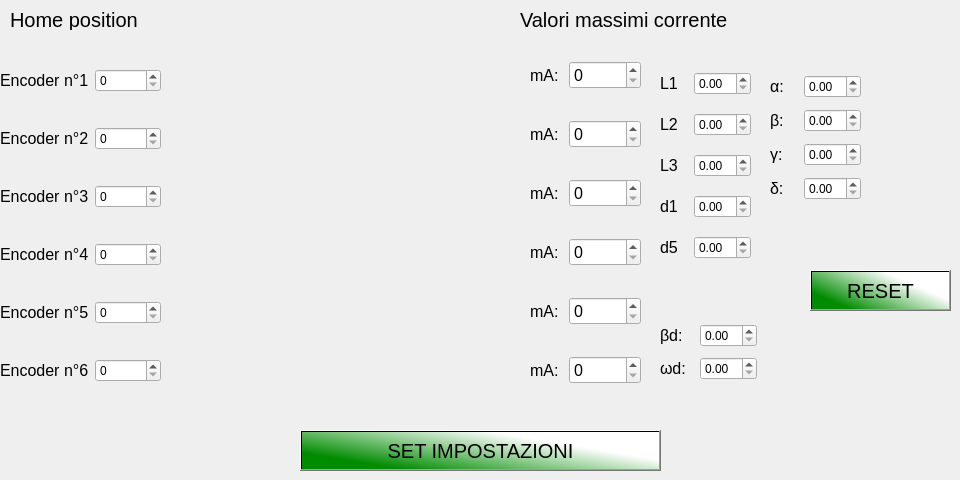
    <widget class="QWidget" name="Setup">
     <attribute name="title">
      <string>Setup</string>
     </attribute>
     <widget class="QPushButton" name="Home">
      <property name="geometry">
       <rect>
        <x>300</x>
        <y>430</y>
        <width>361</width>
        <height>41</height>
       </rect>
      </property>
      <property name="font">
       <font>
        <pointsize>15</pointsize>
       </font>
      </property>
      <property name="styleSheet">
       <string notr="true">background-color: qlineargradient(spread:pad, x1:0.0246305, y1:0.602273, x2:1, y2:0, stop:0 rgba(0, 139, 0, 255), stop:0.655172 rgba(255, 255, 255, 255));</string>
      </property>
      <property name="text">
       <string>SET IMPOSTAZIONI</string>
      </property>
     </widget>
     <widget class="QLabel" name="Passi_encoder_scritta_2">
      <property name="geometry">
       <rect>
        <x>10</x>
        <y>10</y>
        <width>131</width>
        <height>20</height>
       </rect>
      </property>
      <property name="font">
       <font>
        <pointsize>15</pointsize>
       </font>
      </property>
      <property name="text">
       <string>Home position</string>
      </property>
     </widget>
     <widget class="QWidget" name="layoutWidget">
      <property name="geometry">
       <rect>
        <x>770</x>
        <y>70</y>
        <width>91</width>
        <height>136</height>
       </rect>
      </property>
      <layout class="QVBoxLayout" name="verticalLayout">
       <item>
        <layout class="QHBoxLayout" name="horizontalLayout_10">
         <item>
          <widget class="QLabel" name="alpha_6">
           <property name="font">
            <font>
             <pointsize>12</pointsize>
            </font>
           </property>
           <property name="text">
            <string>α:</string>
           </property>
          </widget>
         </item>
         <item>
          <widget class="QDoubleSpinBox" name="alphaValue"/>
         </item>
        </layout>
       </item>
       <item>
        <layout class="QHBoxLayout" name="horizontalLayout_11">
         <item>
          <widget class="QLabel" name="beta_4">
           <property name="font">
            <font>
             <pointsize>12</pointsize>
            </font>
           </property>
           <property name="text">
            <string>β:</string>
           </property>
          </widget>
         </item>
         <item>
          <widget class="QDoubleSpinBox" name="betaValue"/>
         </item>
        </layout>
       </item>
       <item>
        <layout class="QHBoxLayout" name="horizontalLayout_12">
         <item>
          <widget class="QLabel" name="gamma_3">
           <property name="font">
            <font>
             <pointsize>12</pointsize>
            </font>
           </property>
           <property name="text">
            <string>γ:</string>
           </property>
          </widget>
         </item>
         <item>
          <widget class="QDoubleSpinBox" name="gammaValue"/>
         </item>
        </layout>
       </item>
       <item>
        <layout class="QHBoxLayout" name="horizontalLayout_13">
         <item>
          <widget class="QLabel" name="delta_3">
           <property name="font">
            <font>
             <pointsize>12</pointsize>
            </font>
           </property>
           <property name="text">
            <string>δ:</string>
           </property>
          </widget>
         </item>
         <item>
          <widget class="QDoubleSpinBox" name="deltaValue"/>
         </item>
        </layout>
       </item>
      </layout>
     </widget>
     <widget class="QWidget" name="layoutWidget_6">
      <property name="geometry">
       <rect>
        <x>530</x>
        <y>40</y>
        <width>111</width>
        <height>371</height>
       </rect>
      </property>
      <property name="font">
       <font>
        <pointsize>15</pointsize>
       </font>
      </property>
      <layout class="QVBoxLayout" name="VmADir_3">
       <property name="spacing">
        <number>10</number>
       </property>
       <item>
        <layout class="QHBoxLayout" name="horizontalLayout_67">
         <item>
          <widget class="QLabel" name="maxCor1">
           <property name="enabled">
            <bool>true</bool>
           </property>
           <property name="sizePolicy">
            <sizepolicy hsizetype="Fixed" vsizetype="Preferred">
             <horstretch>0</horstretch>
             <verstretch>0</verstretch>
            </sizepolicy>
           </property>
           <property name="font">
            <font>
             <pointsize>12</pointsize>
            </font>
           </property>
           <property name="text">
            <string>mA:</string>
           </property>
          </widget>
         </item>
         <item>
          <widget class="QSpinBox" name="maxCor1Val">
           <property name="font">
            <font>
             <pointsize>12</pointsize>
            </font>
           </property>
          </widget>
         </item>
        </layout>
       </item>
       <item>
        <layout class="QHBoxLayout" name="horizontalLayout_68">
         <item>
          <widget class="QLabel" name="maxCor2">
           <property name="enabled">
            <bool>true</bool>
           </property>
           <property name="sizePolicy">
            <sizepolicy hsizetype="Fixed" vsizetype="Preferred">
             <horstretch>0</horstretch>
             <verstretch>0</verstretch>
            </sizepolicy>
           </property>
           <property name="font">
            <font>
             <pointsize>12</pointsize>
            </font>
           </property>
           <property name="text">
            <string>mA:</string>
           </property>
          </widget>
         </item>
         <item>
          <widget class="QSpinBox" name="maxCor2Val">
           <property name="font">
            <font>
             <pointsize>12</pointsize>
            </font>
           </property>
          </widget>
         </item>
        </layout>
       </item>
       <item>
        <layout class="QHBoxLayout" name="horizontalLayout_69">
         <item>
          <widget class="QLabel" name="maxCor3">
           <property name="sizePolicy">
            <sizepolicy hsizetype="Fixed" vsizetype="Preferred">
             <horstretch>0</horstretch>
             <verstretch>0</verstretch>
            </sizepolicy>
           </property>
           <property name="font">
            <font>
             <pointsize>12</pointsize>
            </font>
           </property>
           <property name="text">
            <string>mA:</string>
           </property>
          </widget>
         </item>
         <item>
          <widget class="QSpinBox" name="maxCor3Val">
           <property name="font">
            <font>
             <pointsize>12</pointsize>
            </font>
           </property>
          </widget>
         </item>
        </layout>
       </item>
       <item>
        <layout class="QHBoxLayout" name="horizontalLayout_70">
         <item>
          <widget class="QLabel" name="maxCor4">
           <property name="sizePolicy">
            <sizepolicy hsizetype="Fixed" vsizetype="Preferred">
             <horstretch>0</horstretch>
             <verstretch>0</verstretch>
            </sizepolicy>
           </property>
           <property name="font">
            <font>
             <pointsize>12</pointsize>
            </font>
           </property>
           <property name="text">
            <string>mA:</string>
           </property>
          </widget>
         </item>
         <item>
          <widget class="QSpinBox" name="maxCor4Val">
           <property name="font">
            <font>
             <pointsize>12</pointsize>
            </font>
           </property>
          </widget>
         </item>
        </layout>
       </item>
       <item>
        <layout class="QHBoxLayout" name="horizontalLayout_71">
         <item>
          <widget class="QLabel" name="maxCor5">
           <property name="sizePolicy">
            <sizepolicy hsizetype="Fixed" vsizetype="Preferred">
             <horstretch>0</horstretch>
             <verstretch>0</verstretch>
            </sizepolicy>
           </property>
           <property name="font">
            <font>
             <pointsize>12</pointsize>
            </font>
           </property>
           <property name="text">
            <string>mA:</string>
           </property>
          </widget>
         </item>
         <item>
          <widget class="QSpinBox" name="maxCor5Val">
           <property name="font">
            <font>
             <pointsize>12</pointsize>
            </font>
           </property>
          </widget>
         </item>
        </layout>
       </item>
       <item>
        <layout class="QHBoxLayout" name="horizontalLayout_72">
         <item>
          <widget class="QLabel" name="maxCor6">
           <property name="sizePolicy">
            <sizepolicy hsizetype="Fixed" vsizetype="Preferred">
             <horstretch>0</horstretch>
             <verstretch>0</verstretch>
            </sizepolicy>
           </property>
           <property name="font">
            <font>
             <pointsize>12</pointsize>
            </font>
           </property>
           <property name="text">
            <string>mA:</string>
           </property>
          </widget>
         </item>
         <item>
          <widget class="QSpinBox" name="maxCor6Val">
           <property name="font">
            <font>
             <pointsize>12</pointsize>
            </font>
           </property>
          </widget>
         </item>
        </layout>
       </item>
      </layout>
     </widget>
     <widget class="QLabel" name="valMinScr_2">
      <property name="geometry">
       <rect>
        <x>520</x>
        <y>10</y>
        <width>211</width>
        <height>20</height>
       </rect>
      </property>
      <property name="font">
       <font>
        <pointsize>15</pointsize>
       </font>
      </property>
      <property name="text">
       <string>Valori massimi corrente</string>
      </property>
     </widget>
     <widget class="QWidget" name="layoutWidget">
      <property name="geometry">
       <rect>
        <x>0</x>
        <y>40</y>
        <width>161</width>
        <height>371</height>
       </rect>
      </property>
      <layout class="QVBoxLayout" name="verticalLayout_6">
       <item>
        <layout class="QHBoxLayout" name="horizontalLayout_43">
         <item>
          <widget class="QLabel" name="en1HP">
           <property name="sizePolicy">
            <sizepolicy hsizetype="Fixed" vsizetype="Preferred">
             <horstretch>0</horstretch>
             <verstretch>0</verstretch>
            </sizepolicy>
           </property>
           <property name="font">
            <font>
             <pointsize>12</pointsize>
            </font>
           </property>
           <property name="text">
            <string>Encoder n°1</string>
           </property>
          </widget>
         </item>
         <item>
          <widget class="QSpinBox" name="en1HPVal"/>
         </item>
        </layout>
       </item>
       <item>
        <layout class="QHBoxLayout" name="horizontalLayout_44">
         <item>
          <widget class="QLabel" name="en2HP">
           <property name="sizePolicy">
            <sizepolicy hsizetype="Fixed" vsizetype="Preferred">
             <horstretch>0</horstretch>
             <verstretch>0</verstretch>
            </sizepolicy>
           </property>
           <property name="font">
            <font>
             <pointsize>12</pointsize>
            </font>
           </property>
           <property name="text">
            <string>Encoder n°2</string>
           </property>
          </widget>
         </item>
         <item>
          <widget class="QSpinBox" name="en2HPVal"/>
         </item>
        </layout>
       </item>
       <item>
        <layout class="QHBoxLayout" name="horizontalLayout_45">
         <item>
          <widget class="QLabel" name="en3HP">
           <property name="sizePolicy">
            <sizepolicy hsizetype="Fixed" vsizetype="Preferred">
             <horstretch>0</horstretch>
             <verstretch>0</verstretch>
            </sizepolicy>
           </property>
           <property name="font">
            <font>
             <pointsize>12</pointsize>
            </font>
           </property>
           <property name="text">
            <string>Encoder n°3</string>
           </property>
          </widget>
         </item>
         <item>
          <widget class="QSpinBox" name="en3HPVal"/>
         </item>
        </layout>
       </item>
       <item>
        <layout class="QHBoxLayout" name="horizontalLayout_46">
         <item>
          <widget class="QLabel" name="en4HP">
           <property name="sizePolicy">
            <sizepolicy hsizetype="Fixed" vsizetype="Preferred">
             <horstretch>0</horstretch>
             <verstretch>0</verstretch>
            </sizepolicy>
           </property>
           <property name="font">
            <font>
             <pointsize>12</pointsize>
            </font>
           </property>
           <property name="text">
            <string>Encoder n°4</string>
           </property>
          </widget>
         </item>
         <item>
          <widget class="QSpinBox" name="en4HPVal"/>
         </item>
        </layout>
       </item>
       <item>
        <layout class="QHBoxLayout" name="horizontalLayout_47">
         <item>
          <widget class="QLabel" name="en5HP">
           <property name="sizePolicy">
            <sizepolicy hsizetype="Fixed" vsizetype="Preferred">
             <horstretch>0</horstretch>
             <verstretch>0</verstretch>
            </sizepolicy>
           </property>
           <property name="font">
            <font>
             <pointsize>12</pointsize>
            </font>
           </property>
           <property name="text">
            <string>Encoder n°5</string>
           </property>
          </widget>
         </item>
         <item>
          <widget class="QSpinBox" name="en5HPVal"/>
         </item>
        </layout>
       </item>
       <item>
        <layout class="QHBoxLayout" name="horizontalLayout_48">
         <item>
          <widget class="QLabel" name="en1HP_2">
           <property name="sizePolicy">
            <sizepolicy hsizetype="Fixed" vsizetype="Preferred">
             <horstretch>0</horstretch>
             <verstretch>0</verstretch>
            </sizepolicy>
           </property>
           <property name="font">
            <font>
             <pointsize>12</pointsize>
            </font>
           </property>
           <property name="text">
            <string>Encoder n°6</string>
           </property>
          </widget>
         </item>
         <item>
          <widget class="QSpinBox" name="en6HPVal"/>
         </item>
        </layout>
       </item>
      </layout>
     </widget>
     <widget class="QWidget" name="layoutWidget">
      <property name="geometry">
       <rect>
        <x>660</x>
        <y>60</y>
        <width>91</width>
        <height>211</height>
       </rect>
      </property>
      <layout class="QVBoxLayout" name="verticalLayout_8">
       <item>
        <layout class="QHBoxLayout" name="horizontalLayout_7">
         <item>
          <widget class="QLabel" name="L1">
           <property name="font">
            <font>
             <pointsize>12</pointsize>
            </font>
           </property>
           <property name="text">
            <string>L1</string>
           </property>
          </widget>
         </item>
         <item>
          <widget class="QDoubleSpinBox" name="l1Value"/>
         </item>
        </layout>
       </item>
       <item>
        <layout class="QHBoxLayout" name="horizontalLayout_8">
         <item>
          <widget class="QLabel" name="L2">
           <property name="font">
            <font>
             <pointsize>12</pointsize>
            </font>
           </property>
           <property name="text">
            <string>L2</string>
           </property>
          </widget>
         </item>
         <item>
          <widget class="QDoubleSpinBox" name="L2Value"/>
         </item>
        </layout>
       </item>
       <item>
        <layout class="QHBoxLayout" name="horizontalLayout_82">
         <item>
          <widget class="QLabel" name="L3">
           <property name="font">
            <font>
             <pointsize>12</pointsize>
            </font>
           </property>
           <property name="text">
            <string>L3</string>
           </property>
          </widget>
         </item>
         <item>
          <widget class="QDoubleSpinBox" name="L3Value"/>
         </item>
        </layout>
       </item>
       <item>
        <layout class="QHBoxLayout" name="horizontalLayout_83">
         <item>
          <widget class="QLabel" name="d1">
           <property name="font">
            <font>
             <pointsize>12</pointsize>
            </font>
           </property>
           <property name="text">
            <string>d1</string>
           </property>
          </widget>
         </item>
         <item>
          <widget class="QDoubleSpinBox" name="d1Value"/>
         </item>
        </layout>
       </item>
       <item>
        <layout class="QHBoxLayout" name="horizontalLayout_84">
         <item>
          <widget class="QLabel" name="d5">
           <property name="font">
            <font>
             <pointsize>12</pointsize>
            </font>
           </property>
           <property name="text">
            <string>d5</string>
           </property>
          </widget>
         </item>
         <item>
          <widget class="QDoubleSpinBox" name="d5Value"/>
         </item>
        </layout>
       </item>
      </layout>
     </widget>
     <widget class="QWidget" name="layoutWidget">
      <property name="geometry">
       <rect>
        <x>660</x>
        <y>320</y>
        <width>97</width>
        <height>64</height>
       </rect>
      </property>
      <layout class="QVBoxLayout" name="verticalLayout_9">
       <item>
        <layout class="QHBoxLayout" name="horizontalLayout_85">
         <item>
          <widget class="QLabel" name="bd">
           <property name="font">
            <font>
             <pointsize>12</pointsize>
            </font>
           </property>
           <property name="text">
            <string>βd:</string>
           </property>
          </widget>
         </item>
         <item>
          <widget class="QDoubleSpinBox" name="bdValue"/>
         </item>
        </layout>
       </item>
       <item>
        <layout class="QHBoxLayout" name="horizontalLayout_86">
         <item>
          <widget class="QLabel" name="Wd">
           <property name="font">
            <font>
             <pointsize>12</pointsize>
            </font>
           </property>
           <property name="text">
            <string>ωd:</string>
           </property>
          </widget>
         </item>
         <item>
          <widget class="QDoubleSpinBox" name="WdValue"/>
         </item>
        </layout>
       </item>
      </layout>
     </widget>
     <widget class="QPushButton" name="reset">
      <property name="geometry">
       <rect>
        <x>810</x>
        <y>270</y>
        <width>141</width>
        <height>41</height>
       </rect>
      </property>
      <property name="font">
       <font>
        <pointsize>15</pointsize>
       </font>
      </property>
      <property name="styleSheet">
       <string notr="true">background-color: qlineargradient(spread:pad, x1:0.0246305, y1:0.602273, x2:1, y2:0, stop:0 rgba(0, 139, 0, 255), stop:0.655172 rgba(255, 255, 255, 255));</string>
      </property>
      <property name="text">
       <string>RESET</string>
      </property>
     </widget>
    </widget>
